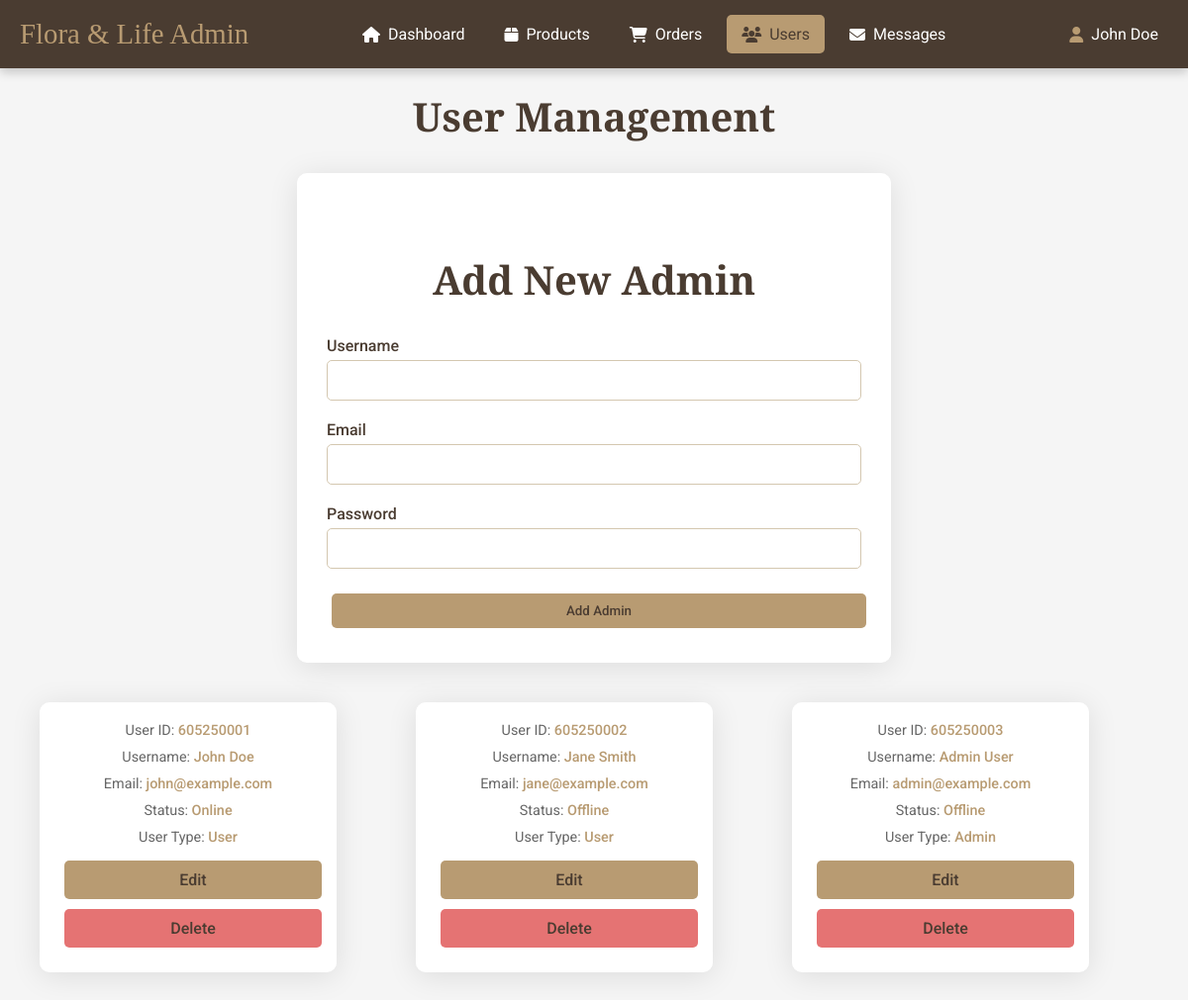
The app's page /admin_user.php (signed in), older data.
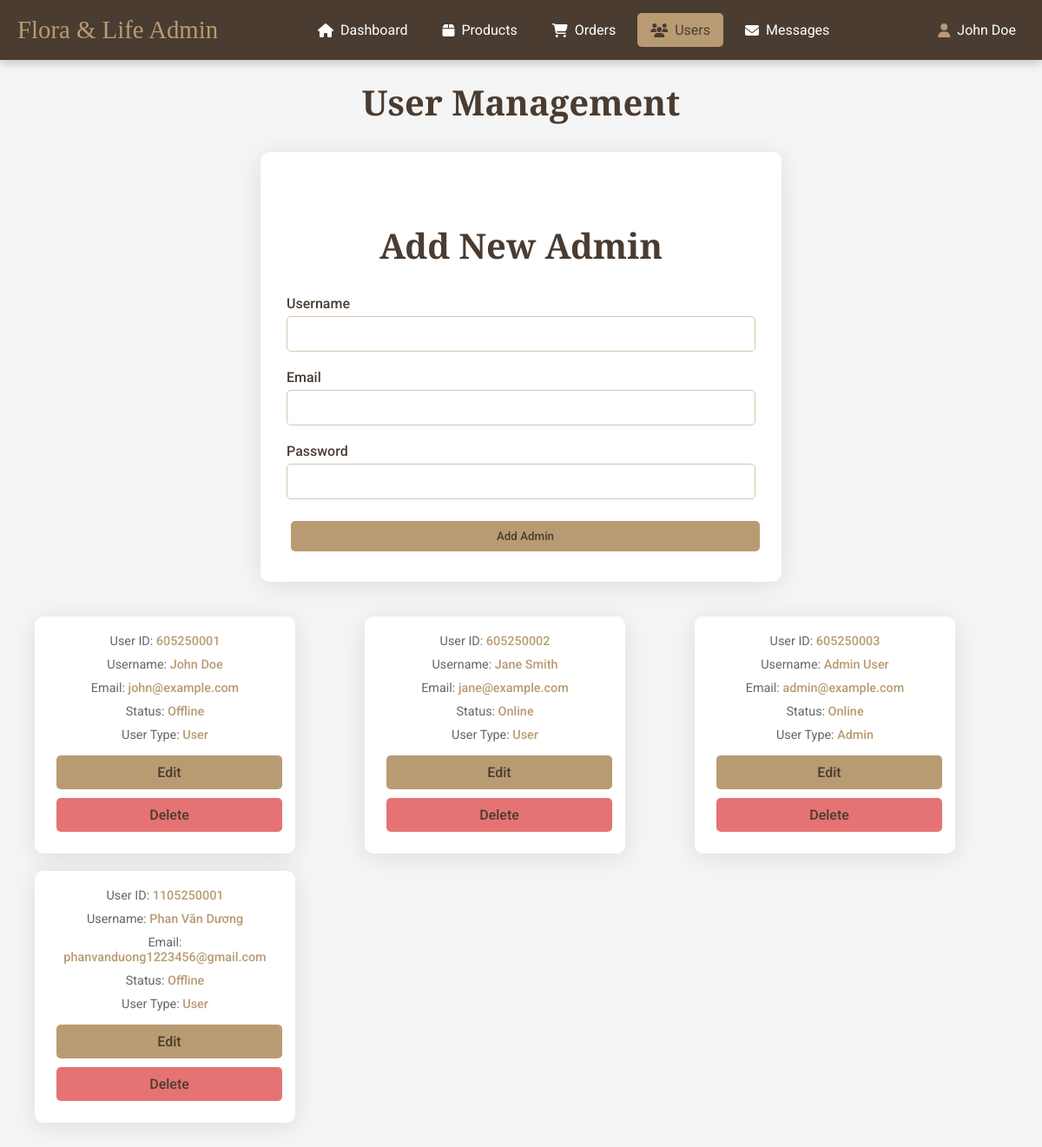
The same page, newer data.
### tables this page shows
CREATE TABLE `users` (
  `id` bigint(20) NOT NULL,
  `name` varchar(255) NOT NULL,
  `email` varchar(255) NOT NULL,
  `password` varchar(255) NOT NULL,
  `status` enum('Online','Offline') NOT NULL DEFAULT 'Offline',
  `user_type` enum('user','admin') NOT NULL DEFAULT 'user',
  `created_at` datetime DEFAULT current_timestamp(),
  `updated_at` datetime DEFAULT current_timestamp() ON UPDATE current_timestamp(),
  `verification_code` varchar(32) DEFAULT NULL,
  `verified` tinyint(1) DEFAULT 0
);

### admin_user.php (the view, shortened to what this page needs)
<!DOCTYPE html>
<html lang="en">
<head>
    <link rel="stylesheet" href="https://cdnjs.cloudflare.com/ajax/libs/font-awesome/6.4.2/css/all.min.css">
</head>
<body>
    <?php include 'admin_header.php'; ?>
    <div class="container">
        <main class="main-content">
            <section class="manage-user">
                <h1>User Management</h1>
                <div class="add-admin">
                    <form action="" method="post">
                        <h1>Add New Admin</h1>
                        <div class="input-field">
                            <label>Username</label>
                            <input type="text" name="name" required>
                        </div>
                        <div class="input-field">
                            <label>Email</label>
                            <input type="email" name="email" required>
                        </div>
                        <div class="input-field">
                            <label>Password</label>
                            <input type="password" name="password" required>
                        </div>
                        <button type="submit" name="add_admin" class="btn">Add Admin</button>
                    </form>
                </div>
                <div class="box-container">
                    <?php
                    $stmt = $conn->prepare("SELECT * FROM users");
                    $stmt->execute();
                    $result = $stmt->get_result();
                    if ($result->num_rows > 0) {
                        while ($user = $result->fetch_assoc()) {
                    ?>
                    <div class="box">
                        <p>User ID: <span><?php echo htmlspecialchars($user['id']); ?></span></p>
                        <p>Username: <span><?php echo htmlspecialchars($user['name']); ?></span></p>
                        <p>Email: <span><?php echo htmlspecialchars($user['email']); ?></span></p>
                        <p>Status: <span><?php echo htmlspecialchars($user['status']); ?></span></p>
                        <p>User Type: <span><?php echo htmlspecialchars(ucfirst($user['user_type'])); ?></span></p>
                        <a href="#" class="btn"
                           data-id="<?php echo htmlspecialchars($user['id']); ?>"
                           data-name="<?php echo htmlspecialchars($user['name']); ?>"
                           data-email="<?php echo htmlspecialchars($user['email']); ?>"
                           data-status="<?php echo htmlspecialchars($user['status']); ?>"
                           data-user_type="<?php echo htmlspecialchars($user['user_type']); ?>"
                           onclick="openEditModal(this)">Edit</a>
                        <a href="admin_user.php?delete=<?php echo htmlspecialchars($user['id']); ?>&csrf_token=<?php echo htmlspecialchars($_SESSION['csrf_token']); ?>"
                           class="btn delete"
                           onclick="return confirm('Delete this user?')">Delete</a>
                    </div>
                    <?php
                        }
                    } else {
                        echo '<p>No users found.</p>';
                    }
                    ?>
                </div>
            </section>
        </main>
    </div>
</body>
</html>

Row changes from the older to the newer data that the page shows:
changed users "John Doe": status "Online" → "Offline"
changed users "Jane Smith": status "Offline" → "Online"
changed users "Admin User": status "Offline" → "Online"
added users: id "1105250001", name "Phan Văn Dương", email "phanvanduong1223456@gmail.com", status "Offline", user_type "User"
